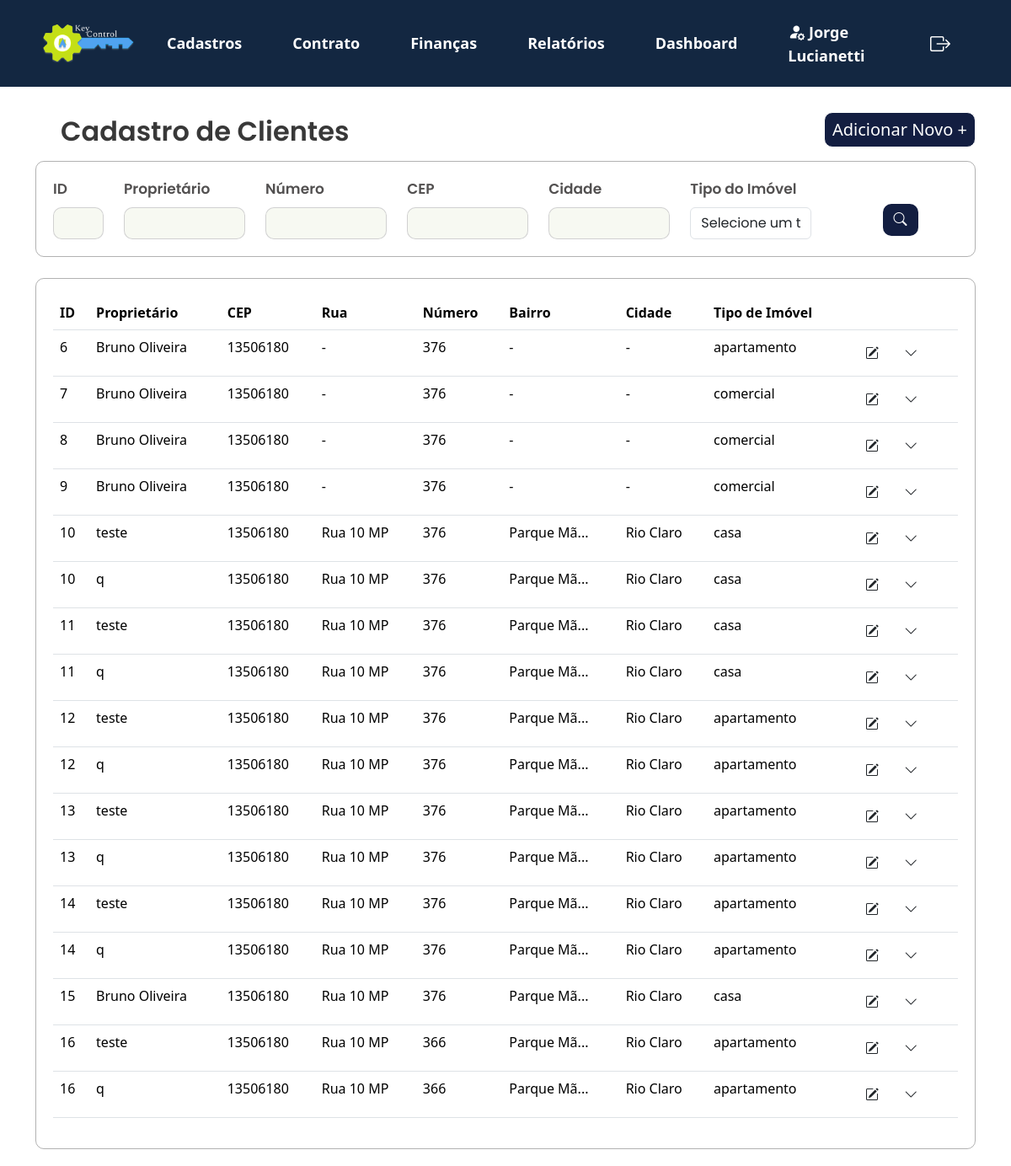
Screenshot of /KeyControl/projeto/views/lista_pessoa.php (signed in) with the database file from the repository.
### tables this page shows
CREATE TABLE `cadastro_imovel` (
  `id` int(11) NOT NULL,
  `cpf_cnpj_proprietario` varchar(20) NOT NULL,
  `tipo_imovel` varchar(50) NOT NULL,
  `quantidade_quartos` int(11) DEFAULT NULL,
  `quantidade_banheiros` int(11) DEFAULT NULL,
  `quantidade_vagas` int(11) DEFAULT NULL,
  `area_total` decimal(10,2) DEFAULT NULL,
  `cep` varchar(10) DEFAULT NULL,
  `rua` varchar(100) DEFAULT NULL,
  `numero` varchar(10) DEFAULT NULL,
  `bairro` varchar(50) DEFAULT NULL,
  `cidade` varchar(50) DEFAULT NULL,
  `estado` varchar(50) DEFAULT NULL,
  `pais` varchar(50) DEFAULT NULL,
  `registro_imovel` varchar(50) DEFAULT NULL,
  `registro_agua` varchar(50) DEFAULT NULL,
  `valor_aluguel` float DEFAULT NULL,
  `taxa_aluguel` float DEFAULT NULL,
  `valor_venda` float DEFAULT NULL,
  `taxa_venda` float DEFAULT NULL,
  `complemento` varchar(255) DEFAULT NULL
);

CREATE TABLE `cadastro_cliente` (
  `id` int(11) NOT NULL,
  `nome` varchar(100) NOT NULL,
  `cpf_cnpj` varchar(20) NOT NULL,
  `rg_ie` varchar(20) DEFAULT NULL,
  `data_nascimento_fundacao` date DEFAULT NULL,
  `telefone` varchar(20) DEFAULT NULL,
  `email` varchar(100) DEFAULT NULL,
  `estado_civil` varchar(20) DEFAULT NULL,
  `nacionalidade` varchar(50) DEFAULT NULL,
  `profissao` varchar(50) DEFAULT NULL,
  `cep` varchar(10) DEFAULT NULL,
  `rua` varchar(100) DEFAULT NULL,
  `numero` varchar(10) DEFAULT NULL,
  `bairro` varchar(50) DEFAULT NULL,
  `cidade` varchar(50) DEFAULT NULL,
  `estado` varchar(50) DEFAULT NULL,
  `pais` varchar(50) DEFAULT NULL,
  `locador` tinyint(1) DEFAULT 0,
  `locatario` tinyint(1) DEFAULT 0,
  `fiador` tinyint(1) DEFAULT 0,
  `complemento` varchar(255) DEFAULT NULL
);

### KeyControl/projeto/app/controllers/filtros_imovel.php (called while the page is built, shortened)
<?php
include '../app/controllers/db_conexao.php';
function buildQuery($registro_imovel, $cpf_cnpj_proprietario, $tipo_imovel, $cep, $rua, $bairro, $cidade) {
    $sql = "SELECT imovel.*, cliente.nome
            FROM cadastro_imovel imovel
            INNER JOIN cadastro_cliente cliente
                ON imovel.cpf_cnpj_proprietario = cliente.cpf_cnpj";
    $conditions = [];
    $params = [];
    return [$sql, $params];
}
$registro_imovel = $_POST['registro_imovel'] ?? '';
$cpf_cnpj_proprietario = $_POST['cpf_cnpj_proprietario'] ?? '';
$tipo_imovel = $_POST['tipo_imovel'] ?? '';
$cep = $_POST['cep'] ?? '';
$rua = $_POST['rua'] ?? '';
$bairro = $_POST['bairro'] ?? '';
$cidade = $_POST['cidade'] ?? '';
list($sql, $params) = buildQuery($registro_imovel, $cpf_cnpj_proprietario, $tipo_imovel, $cep, $rua, $bairro, $cidade);
try {
    if ($pdo) {
        $stmt = $pdo->prepare($sql);
        $stmt->execute($params);
        $result = $stmt->fetchAll(PDO::FETCH_ASSOC);
    } else {
        throw new Exception("Erro na conexão com o banco de dados.");
    }
} catch (Exception $e) {
    echo "Erro na execução da consulta: " . $e->getMessage();
}
?>

### KeyControl/projeto/views/lista_pessoa.php (the view, shortened to what this page needs)
<?php
    include_once '../app/controllers/filtros_imovel.php';
?>
<!DOCTYPE html>
<html lang="pt-br">
<head>
    <link href="https://cdn.jsdelivr.net/npm/bootstrap@5.3.3/dist/css/bootstrap.min.css" rel="stylesheet">
    <link rel="stylesheet" href="../public/assets/js/menu.js">
    <link rel="stylesheet" href="https://cdn.jsdelivr.net/npm/bootstrap-icons@1.10.5/font/bootstrap-icons.css">
    <link rel="stylesheet" type="text/css" href="../public/assets/css/style2.css">
</head>
<body>
<?php include 'navbar.php';?>
<section>
    <div class="container">
        <div class="d-flex justify-content-between align-items-center mb-3">
            <h2 class="mb-0">Cadastro de Clientes</h2>
            <a href="../views/cadastro_cliente.php" class="button_adicionarnovo">Adicionar Novo +</a>
        </div>
    </div>
    <div class="container">
        <form method="POST" action="">
            <div class="filtros-container">
                <div class="row g-12">
                    <div class="col-md-1">
                        <label for="id" class="form-label">ID</label>
                        <input type="text" id="id" class="form-control" name="id" value="<?= htmlspecialchars($_POST['id'] ?? '') ?>">
                    </div>
                    <div class="col-md-2">
                        <label for="cpf_cnpj_proprietario" class="form-label">Proprietário</label>
                            <input type="text" id="cpf_cnpj_proprietario" class="form-control" name="cpf_cnpj_proprietario" value="<?= htmlspecialchars($_POST['cpf_cnpj_proprietario'] ?? '') ?>">
                    </div>
                    <div class="col-md-2">
                        <label for="numero" class="form-label">Número</label>
                        <input type="text" id="numero" class="form-control" name="numero" value="<?= htmlspecialchars($_POST['numero'] ?? '') ?>">
                    </div>
                    <div class="col-md-2">
                        <label for="cep" class="form-label">CEP</label>
                        <input type="text" id="cep" class="form-control" name="cep" value="<?= htmlspecialchars($_POST['cep'] ?? '') ?>">
                    </div>
                    <div class="col-md-2">
                        <label for="cidade" class="form-label">Cidade</label>
                        <input type="text" id="cidade" class="form-control" name="cidade" value="<?= htmlspecialchars($_POST['cidade'] ?? '') ?>">
                    </div>
                    <div class="col-md-2">
                        <label for="tipo_imovel" class="mb-2">Tipo do Imóvel</label>
                        <div class="position-relative">
                            <select class="form-control" name="tipo_imovel" id="tipo_imovel" onchange="checkSelection('tipo_imovel')">
                                <option value="" disabled <?= !isset($_POST['tipo_imovel']) ? 'selected' : '' ?>>Selecione um tipo</option>
                            </select>
                        </div>
                    </div>
                </div>
                <div class="col-md-1">
                    <button class="btn btn-buscar" type="submit">
                        <i class="bi bi-search"></i>
                    </button>
                </div>
                </div>
            </div>
</section>
<section>
    <div class="container">
        <div class="card_relatório">
            <table class="table table-hover">
                <thead>
                    <tr>
                        <th>ID</th>
                        <th>Proprietário</th>
                        <th>CEP</th>
                        <th>Rua</th>
                        <th>Número</th>
                        <th>Bairro</th>
                        <th>Cidade</th>
                        <th>Tipo de Imóvel</th>
                        <th></th>
                    </tr>
                </thead>
                <tbody>
                <?php
                if (isset($result) && count($result) > 0) {
                    foreach ($result as $row) {
                        $bairro = htmlspecialchars($row['bairro'] ?? '-');
                        $bairro_resumido = htmlspecialchars(substr($bairro, 0, 10) . (strlen($bairro) > 10 ? '...' : ''));
                        echo "<tr>
                                <td>" . htmlspecialchars($row['id']) . "</td>
                                <td>" . htmlspecialchars($row['nome'] ?? '-') . "</td>
                                <td>" . htmlspecialchars($row['cep'] ?? '-') . "</td>
                                <td>" . htmlspecialchars($row['rua'] ?? '-') . "</td>
                                <td>" . htmlspecialchars($row['numero'] ?? '-') . "</td>
                                <td title='$bairro'>$bairro_resumido</td>
                                <td>" . htmlspecialchars($row['cidade'] ?? '-') . "</td>
                                <td>" . htmlspecialchars($row['tipo_imovel'] ?? '-') . "</td>
                                <td>
                                    <button class='btn' onclick='editRecord(" . htmlspecialchars($row['id']) . ")'>
                                        <i class='bi bi-pencil-square'></i>
                                    </button>
                                    <button class='btn' onclick='toggleSubMenu(this)'>
                                        <i class='bi bi-chevron-down'></i>
                                    </button>
                                    <div class='submenu' style='display: none;'>
                                        <div class='submenu-options'>
                                            <button class='imprimir' onclick='printInfo(" . htmlspecialchars($row['id']) . ")'>
                                                <i class='bi bi-printer'></i> Imprimir
                                            </button>
                                            <button class='email' onclick='sendEmail(\"" . addslashes(htmlspecialchars($row["email"] ?? '')) . "\")'>
                                                <i class='bi bi-envelope'></i> E-mail
                                            </button>
                                            <button class='excluir' onclick='deleteRecord(" . htmlspecialchars($row['id']) . ")'>
                                                <i class='bi bi-trash'></i> Excluir
                                            </button>
                                        </div>
                                    </div>
                                </td>
                            </tr>";
                    }
                } else {
                    echo "<tr><td colspan='8'>Nenhum registro encontrado</td></tr>";
                }
                ?>
                </tbody>
            </table>
        </div>
    </div>
</section>
</body>
</html>

### KeyControl/projeto/views/navbar.php (shortened to what this page needs)
<head>
  <link rel="stylesheet" type="text/css" href="../public/assets/css/style1.css">
</head>
<nav class="navbar navbar-expand-sm">
  <div class="container">
    <div class="collapse navbar-collapse" id="navbarNavDropdown">
      <ul class="navbar-nav align-items-center">
        <li>
          <a class="nav-link" href="../views/home.php"><img src="../public/assets/img/Logomarca.png" width="110px"></a>
        </li>
      </ul>
      <ul class="navbar-nav align-items-center">
        <li class="nav-item dropdown">
          <a class="nav-link" href="#" id="drop" role="button" data-bs-toggle="dropdown" aria-expanded="false">
            Cadastros
          </a>
        </li>
      </ul>
      <ul class="navbar-nav align-items-center">
      <li class="nav-item dropdown">
          <a class="nav-link" href="#" id="drop" role="button" data-bs-toggle="dropdown" aria-expanded="false">
            Contrato
          </a>
        </li>
      </ul>
      <ul class="navbar-nav align-items-center">
        <li class="nav-item dropdown">
          <a class="nav-link" href="#" id="drop" role="button" data-bs-toggle="dropdown" aria-expanded="true">
            Finanças
          </a>
        </li>
      </ul>
      <ul class="navbar-nav align-items-center">
        <li class="nav-item dropdown">
          <a class="nav-link" href="#" id="drop" role="button" data-bs-toggle="dropdown" aria-expanded="false">
            Relatórios
          </a>
        </li>
      </ul>
      <ul class="navbar-nav align-items-center">
        <li class="nav-item dropdown">
          <a class="nav-link" href="#">Dashboard</a>
        </li>
      </ul>
      <ul class="navbar-nav align-items-center">
        <li class="nav-item dropdown">
          <a class="nav-link" href="../views/perfil.php"><i class="bi bi-person-fill-gear fs-5"></i> <?php echo htmlspecialchars($_SESSION['user_name'] ?? 'Usuário'); ?></a>
        </li>
      </ul>
      <ul class="navbar-nav align-items-center">
        <li class="nav-item dropdown">
          <a class="nav-link" href="../app/controllers/logout.php"><i class="bi bi-box-arrow-right fs-4"></i></a>
        </li>
      </ul>
    </div>
  </div>
</nav>

### KeyControl/projeto/public/assets/css/style2.css (style rules this page uses)
h2 { font-family: "Poppins", sans-serif; font-weight: 600; font-style: normal; color: #383838; margin: 30px; }
.container h2 { position: relative; z-index: 1; }
nav { z-index: 3 !important; }
form { font-family: "Poppins", sans-serif; font-style: normal; font-weight: 600; font-size: 17px; color: rgb(82, 80, 80); }
input.form-control { background-color: #F7F9F2; color: #333; border: 0px; }
h2.mb-0 { margin-block: auto; }
.filtros-container input.form-control { border: 1px solid #3838383b; border-radius: 10px; }
.filtros-container { width: auto; height: auto; border: 1px solid #38383862; border-radius: 10px; padding: 20px; display: flex; }
.filtros-container .btn-buscar { margin-top: 30px; }
.btn-buscar { background-color: #131E41; color: white; border-radius: 10px; }
.card_relatório { width: auto; height: auto; border: 1px solid #38383862; border-radius: 10px; margin-top: 25px; margin-bottom: 20px; padding: 20px; }
.button_adicionarnovo { border: 1px solid; border-radius: 10px; background-color: #131E41; width: 180px; height: 42px; align-items: center; display: flex; justify-content: center; align-items: center; text-align: center; color: #ffffff; font-size: 20px; text-decoration: none; }

### KeyControl/projeto/public/assets/css/style1.css (style rules this page uses)
nav { background-color: #132741; margin-bottom: 30px; }
nav .nav-link { color: white; font-size: 18px; font-weight: 600; }
nav .nav-item { margin: 7px; padding: 0 15px; }
nav i { width: 100%; }

### rows the page displays
cadastro_imovel: id "6", cadastro_cliente.nome "Bruno Oliveira", cep "13506180", rua "-", numero "376", bairro "-", cidade "-", tipo_imovel "apartamento"
cadastro_imovel: id "7", cadastro_cliente.nome "Bruno Oliveira", cep "13506180", rua "-", numero "376", bairro "-", cidade "-", tipo_imovel "comercial"
cadastro_imovel: id "8", cadastro_cliente.nome "Bruno Oliveira", cep "13506180", rua "-", numero "376", bairro "-", cidade "-", tipo_imovel "comercial"
cadastro_imovel: id "9", cadastro_cliente.nome "Bruno Oliveira", cep "13506180", rua "-", numero "376", bairro "-", cidade "-", tipo_imovel "comercial"
cadastro_imovel: id "10", cadastro_cliente.nome "teste", cep "13506180", rua "Rua 10 MP", numero "376", bairro "Parque Mã...", cidade "Rio Claro", tipo_imovel "casa", cadastro_cliente.nome "q"
cadastro_imovel: id "11", cadastro_cliente.nome "teste", cep "13506180", rua "Rua 10 MP", numero "376", bairro "Parque Mã...", cidade "Rio Claro", tipo_imovel "casa", cadastro_cliente.nome "q"
cadastro_imovel: id "12", cadastro_cliente.nome "teste", cep "13506180", rua "Rua 10 MP", numero "376", bairro "Parque Mã...", cidade "Rio Claro", tipo_imovel "apartamento", cadastro_cliente.nome "q"
cadastro_imovel: id "13", cadastro_cliente.nome "teste", cep "13506180", rua "Rua 10 MP", numero "376", bairro "Parque Mã...", cidade "Rio Claro", tipo_imovel "apartamento", cadastro_cliente.nome "q"
cadastro_imovel: id "14", cadastro_cliente.nome "teste", cep "13506180", rua "Rua 10 MP", numero "376", bairro "Parque Mã...", cidade "Rio Claro", tipo_imovel "apartamento", cadastro_cliente.nome "q"
cadastro_imovel: id "15", cadastro_cliente.nome "Bruno Oliveira", cep "13506180", rua "Rua 10 MP", numero "376", bairro "Parque Mã...", cidade "Rio Claro", tipo_imovel "casa"
cadastro_imovel: id "16", cadastro_cliente.nome "teste", cep "13506180", rua "Rua 10 MP", numero "366", bairro "Parque Mã...", cidade "Rio Claro", tipo_imovel "apartamento", cadastro_cliente.nome "q"

### other values shown
$_SESSION['user_name'] "Jorge Lucianetti"
